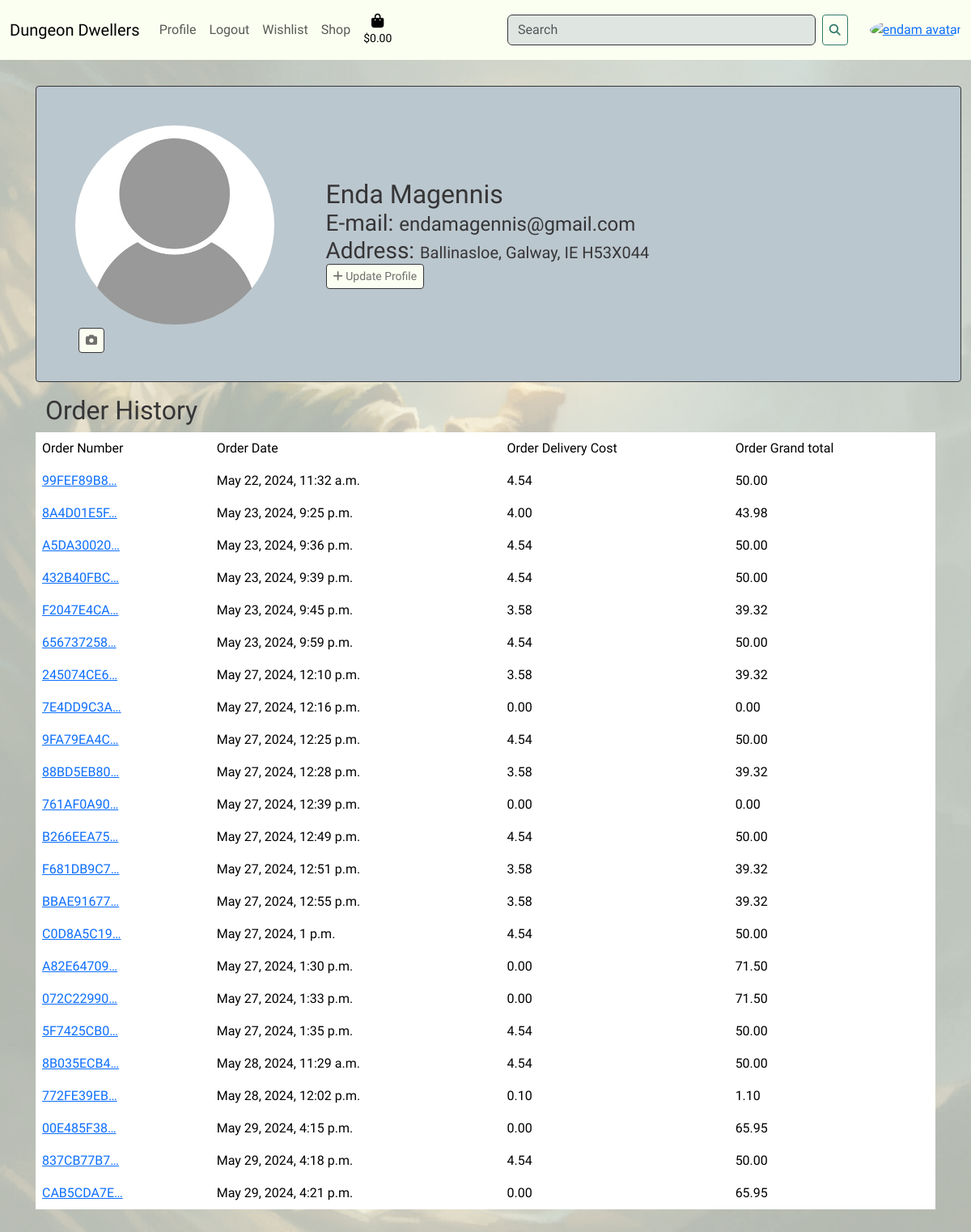
The app's page /profiles/endam/ (signed in) with its own data.
### profiles/models.py (models this page shows, shortened)
class Profile(models.Model):
    user = models.OneToOneField(
        User,
        on_delete=models.CASCADE,
        related_name='profile',
        verbose_name='User',
    )
    first_name = models.CharField(
        max_length=50,
        blank=True,
        verbose_name='First Name',
    )
    last_name = models.CharField(
        max_length=50,
        blank=True,
        null=True,
        verbose_name='Last Name',
    )
    avatar = CloudinaryField(
        'avatar',
        folder='dungeon_avatars',
        blank=True,
        null=True,
        eager=[
            {'width': '50', 'height': '50', 'crop':'crop'}
        ],
        transformation={
            'width': '500', 'height': '500', 'crop':'fill'
        }
    )
    created_at = models.DateTimeField(
        auto_now_add=True,
        verbose_name='Created At',
    )
    updated_at = models.DateTimeField(
        auto_now=True,
        verbose_name='Updated At',
    )

class Address(models.Model):
    user = models.ForeignKey(
        User,
        on_delete=models.CASCADE,
        related_name='addresses',
        default='',
        verbose_name='User',
    )
    address_line_1 = models.CharField(
        max_length=80,
        null=True,
        blank=True,
        verbose_name='Address 1',
    )
    address_line_2 = models.CharField(
        max_length=80,
        null=True,
        blank=True,
        verbose_name='Address 2',
    )
    county = models.CharField(
        max_length=80,
        null=True,
        blank=True,
        verbose_name='County',
    )
    city = models.CharField(
        max_length=80,
        null=True,
        blank=True,
        verbose_name='City',
    )
    country = CountryField(
        blank_label='(select country)',
        null=True,
        blank=True,
        verbose_name='Country',
    )
    post_code = models.CharField(
        max_length=10,
        verbose_name='Post Code',
        null=True,
        blank=True,
    )
    phone_number = models.CharField(
        max_length=20,
        null=True,
        blank=True,
        verbose_name='Phone Number',
    )
    is_default = models.BooleanField(
        default=False,
        verbose_name='Default Address',
    )
    created_at = models.DateTimeField(
        auto_now_add=True,
        verbose_name='Created At',
    )
    updated_at = models.DateTimeField(
        auto_now=True,
        verbose_name='Updated At',
    )
    def __str__(self):
        return f'{self.address_line_1}, {self.city}, {self.country} {self.post_code}'

### checkout/models.py (models this page shows, shortened)
class Order(models.Model):
    order_number = models.CharField(max_length=32, null=False, editable=False)
    profile = models.ForeignKey(Profile, on_delete=models.SET_NULL,
                                      null=True, blank=True, related_name='orders')
    full_name = models.CharField(max_length=50, null=False, blank=False)
    email = models.EmailField(max_length=254, null=False, blank=False)
    address_line_1 = models.CharField(
        max_length=80,
        null=True,
        blank=True,
        verbose_name='Address 1',
    )
    address_line_2 = models.CharField(
        max_length=80,
        null=True,
        blank=True,
        verbose_name='Address 2',
    )
    county = models.CharField(
        max_length=80,
        null=True,
        blank=True,
        verbose_name='County',
    )
    city = models.CharField(
        max_length=80,
        null=True,
        blank=True,
        verbose_name='City',
    )
    country = CountryField(
        blank_label='(select country)',
        null=True,
        blank=True,
        verbose_name='Country',
    )
    post_code = models.CharField(
        max_length=10,
        verbose_name='Post Code',
    )
    phone_number = models.CharField(
        max_length=20,
        null=True,
        blank=True,
        verbose_name='Phone Number',
    )
    date = models.DateTimeField(auto_now_add=True)
    delivery_cost = models.DecimalField(max_digits=6, decimal_places=2, null=False, default=0)
    order_total = models.DecimalField(max_digits=10, decimal_places=2, null=False, default=0)
    grand_total = models.DecimalField(max_digits=10, decimal_places=2, null=False, default=0)
    original_bag = models.TextField(null=False, blank=False, default='')
    stripe_pid = models.CharField(max_length=254, null=False, blank=False, default='')

### profiles/views.py (the view)
# urls.py: path('<str:user>/', ProfileView.as_view(), name='profile'),
class ProfileView(View):
    def get(self, request, *args, **kwargs):
        if request.user.is_authenticated:
            profile = get_object_or_404(Profile, user=request.user)
            addresses = Address.objects.filter(user=request.user)
            default_address = addresses.filter(is_default=True)
            orders = Order.objects.filter(profile=request.user.profile)
            context = {
                'profile': profile,
                'addresses': addresses,
                'default_address': default_address,
                'orders': orders
            }
            return render(request, 'profiles/profile.html', context)
        else:
            messages.error(request, 'You need to be logged in to view your profile')
            return render(request, 'home/index.html')

### bag/contexts.py (called while the page is built, shortened)
def bag_contents(request):
    bag_items = []
    total = 0
    product_count = 0
    bag = request.session.get('bag', {})
    if total < settings.FREE_DELIVERY_THRESHOLD:
        delivery = total * Decimal(settings.STANDARD_DELIVERY_PERCENTAGE / 100)
        free_delivery_delta = settings.FREE_DELIVERY_THRESHOLD - total
    else:
        delivery = 0
        free_delivery_delta = 0
    grand_total = delivery + total
    context = {
        'bag_items': bag_items,
        'total': total,
        'product_count': product_count,
        'delivery': delivery,
        'free_delivery_delta': free_delivery_delta,
        'free_delivery_threshold': settings.FREE_DELIVERY_THRESHOLD,
        'grand_total': grand_total,
    }
    return context

### profiles/templates/profiles/profile.html (shortened to what this page needs)
{% extends 'base.html' %}
{% load static %}
{% block content %}
    <div class="p-3 w-100">
        <div class="profile-container rounded-1 d-flex row w-100 grey align-items-center">
            <div class="avatar-container col-md-3 col-sm-12">
                {% if user.profile.avatar.url %}
                    <img src="{{ user.profile.avatar.url }}" alt="{{ user.username }}'s profile picture" class="avatar img-fluid img-round">
                {% else %}
                    <img src="{{ MEDIA_URL }}default_pfp.jpg" alt="{{ user.username }}'s profile picture" class="avatar img-fluid img-round">
                {% endif %}
                <a href="#" class="btn white btn-sm m-1" id="ajax-edit-avatar-btn"><i class="fa fa-camera"></i></a>
            </div>
            <div class="profile-info-container col-md-6 col-sm-12 black-text">
                {% if user.profile.first_name and user.profile.last_name %}
                    <h2 class="d-inline">{{ user.profile.first_name }} {{ user.profile.last_name }}</h2>
                {% elif user.profile.first_name %}
                    <h2 class="d-inline">{{ user.profile.first_name }}</h2>
                {% else %}
                    <h2 class="d-inline">{{ user.username }}</h2>
                {% endif %}
                <div class="email">
                    <h3 class="d-inline">E-mail: </h3>
                    <h4 class="d-inline">{{ user.email }}</h4>
                </div>
                <div class="address-container">
                    <h3 class="d-inline">Address: </h3>
                    {% if addresses %}
                        {% if default_address %}
                            {% for field in default_address %}
                                <h5 class="d-inline">{{ field }}</h5>
                            {% endfor %}
                        {% else %}
                            <h5 class="d-inline">No default address</h5>
                        {% endif %}
                    {% else %}
                        <h5 class="d-inline">No addresses</h5>
                    {% endif %}
                </div>
                <a href="{% url 'update_profile' user=request.user %}" class="btn btn-sm white"><i class="fa-solid fa-plus float-right"></i> Update Profile</a>
            </div>
        </div>
        <div class="order-history-container row m-3">
            <div class="order-history-header">
                <h2>Order History</h2>
            </div>
            <table class="table table-borderless order-history-body">
                <thead>
                    <tr>
                        <td>Order Number</td>
                        <td>Order Date</td>
                        <td>Order Delivery Cost</td>
                        <td>Order Grand total</td>
                    </tr>
                </thead>
                <tbody>
                    {% for order in orders.all %}
                    <tr>
                        <td><a href="{% url 'order_history' order.order_number %}">{{ order.order_number|truncatechars:10 }}</a></td>
                        <td>{{ order.date }}</td>
                        <td>{{ order.delivery_cost|truncatechars:10 }}</td>
                        <td>{{ order.grand_total|truncatechars:10 }}</td>
                    </tr>
                    {% endfor %}
                </tbody>
            </table>
        </div>
    </div>
{% endblock %}

### static/css/base.css (style rules this page uses)
:root { --clr-white: #fbfff1; --clr-black: #363537; --clr-yellow: #cfc981; --clr-green: #317a6b; --clr-grey: #bbc7ce; --clr-blue: #3E6096; --clr-blue-light: #64c2df; --clr-brown: #754634; --clr-red: #C43B3B; --clr-white-75: #fbfff1b6; --clr-black-75: #363537b6; --clr-yellow-75: #cfc981b6; --clr-green-75: #317a6bb6; --clr-grey-75: #bbc7ceb6; --clr-blue-75: #3E6096b6; --clr-blue-light-75: #64c2dfb6; --clr-brown-75: #754634b6; --clr-red-75: #C43B3Bb6; --clr-white-50: #fbfff171; --clr-black-50: #36353771; --clr-yellow-50: #cfc98171; --clr-green-50: #317a6b71; --clr-grey-50: #bbc7ce71; --clr-blue-50: #3E609671; --clr-blue-light-50: #64c2df71; --clr-brown-50: #75463471; --clr-red-50: #C43B3B71; }
* { margin: 0; padding: 0; box-sizing: border-box; }
body { min-height: 100vh !important; background: url('../images/homepage_background.jpg') no-repeat center center fixed; background-size: cover; overflow-x: hidden; color: var(--clr-black); font-family: "MedievalSharp", sans-serif; }
.grey { background-color: var(--clr-grey); color: var(--clr-black); border: 1px solid var(--clr-black); }
.black-text { color: var(--clr-black); }
.white { background-color: var(--clr-white); border: 1px solid var(--clr-black); color: var(--clr-black-75); }
.profile-container { width: 100%; margin: 1em; padding: 1em; }
.avatar-container { max-height: 300px; max-width: 300px; padding: 1em; margin: 1em; }
.profile-info-container { margin-left: 1em; padding: 1em; }
.avatar { border-radius: 50%; }

### records on screen
Address: address_line_1+city+country "Ballinasloe, Galway, IE H53X044"
Order: order_number "99FEF89B8…", date "May 22, 2024, 11:32 a.m.", delivery_cost "4.54", grand_total "50.00"
Order: order_number "8A4D01E5F…", date "May 23, 2024, 9:25 p.m.", delivery_cost "4.00", grand_total "43.98"
Order: order_number "A5DA30020…", date "May 23, 2024, 9:36 p.m.", delivery_cost "4.54", grand_total "50.00"
Order: order_number "432B40FBC…", date "May 23, 2024, 9:39 p.m.", delivery_cost "4.54", grand_total "50.00"
Order: order_number "F2047E4CA…", date "May 23, 2024, 9:45 p.m.", delivery_cost "3.58", grand_total "39.32"
Order: order_number "656737258…", date "May 23, 2024, 9:59 p.m.", delivery_cost "4.54", grand_total "50.00"
Order: order_number "245074CE6…", date "May 27, 2024, 12:10 p.m.", delivery_cost "3.58", grand_total "39.32"
Order: order_number "7E4DD9C3A…", date "May 27, 2024, 12:16 p.m.", delivery_cost "0.00", grand_total "0.00"
Order: order_number "9FA79EA4C…", date "May 27, 2024, 12:25 p.m.", delivery_cost "4.54", grand_total "50.00"
Order: order_number "88BD5EB80…", date "May 27, 2024, 12:28 p.m.", delivery_cost "3.58", grand_total "39.32"
Order: order_number "761AF0A90…", date "May 27, 2024, 12:39 p.m.", delivery_cost "0.00", grand_total "0.00"
Order: order_number "B266EEA75…", date "May 27, 2024, 12:49 p.m.", delivery_cost "4.54", grand_total "50.00"
Order: order_number "F681DB9C7…", date "May 27, 2024, 12:51 p.m.", delivery_cost "3.58", grand_total "39.32"
Order: order_number "BBAE91677…", date "May 27, 2024, 12:55 p.m.", delivery_cost "3.58", grand_total "39.32"
Order: order_number "C0D8A5C19…", date "May 27, 2024, 1 p.m.", delivery_cost "4.54", grand_total "50.00"
Order: order_number "A82E64709…", date "May 27, 2024, 1:30 p.m.", delivery_cost "0.00", grand_total "71.50"
Order: order_number "072C22990…", date "May 27, 2024, 1:33 p.m.", delivery_cost "0.00", grand_total "71.50"
Order: order_number "5F7425CB0…", date "May 27, 2024, 1:35 p.m.", delivery_cost "4.54", grand_total "50.00"
Order: order_number "8B035ECB4…", date "May 28, 2024, 11:29 a.m.", delivery_cost "4.54", grand_total "50.00"
Order: order_number "772FE39EB…", date "May 28, 2024, 12:02 p.m.", delivery_cost "0.10", grand_total "1.10"
Order: order_number "00E485F38…", date "May 29, 2024, 4:15 p.m.", delivery_cost "0.00", grand_total "65.95"
Order: order_number "837CB77B7…", date "May 29, 2024, 4:18 p.m.", delivery_cost "4.54", grand_total "50.00"
Order: order_number "CAB5CDA7E…", date "May 29, 2024, 4:21 p.m.", delivery_cost "0.00", grand_total "65.95"

### other values on screen
{{ user.profile.first_name }} "Enda"
{{ user.profile.last_name }} "Magennis"
{{ user.email }} "endamagennis@gmail.com"
